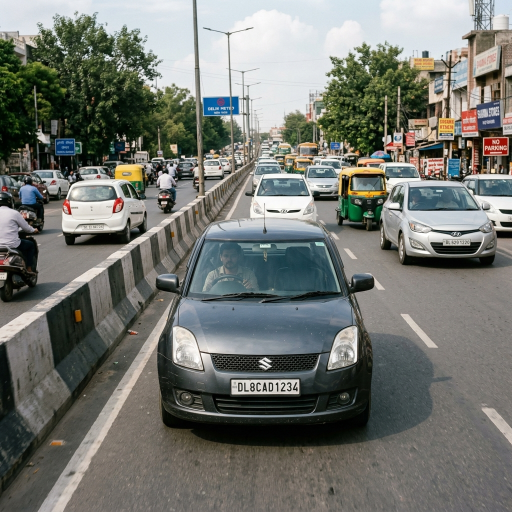
#> input picture data/sample_images/wrong_side_sample.png, 1024 x 1024 px, found by its file name (shown at 1/2 size)
$ python test_seatbelt_heuristics.py
#> lines starting #> are read from the running program, lines starting #| are printed output that depends on the picture
import sys
from pathlib import Path
sys.path.insert(0, str(Path(__file__).parent.parent))

import cv2
import numpy as np
import math

image_path = 'data/sample_images/wrong_side_sample.png'
image = cv2.imread(image_path)
#> image is the input picture: shape (1024, 1024, 3); mean B, G, R 111.7, 117.4, 114.9

# Driver and Passenger bboxes from detector output
driver_bbox = (404, 483, 520, 584)
passenger_bbox = (547, 491, 660, 582)

def test_heuristic(bbox, label, x_crop_ratio=1.0):
    x1, y1, x2, y2 = bbox
    person_h = y2 - y1
    person_w = x2 - x1

    # Crop horizontally if ratio < 1.0
    if x_crop_ratio < 1.0:
        center_x = (x1 + x2) // 2
        new_w = int(person_w * x_crop_ratio)
        x1_crop = max(x1, center_x - new_w // 2)
        x2_crop = min(x2, center_x + new_w // 2)
    else:
        x1_crop, x2_crop = x1, x2

    y1_torso = y1 + int(person_h * 0.30)
    y2_torso = y1 + int(person_h * 0.85)

    crop = image[y1_torso:y2_torso, x1_crop:x2_crop]
    gray = cv2.cvtColor(crop, cv2.COLOR_BGR2GRAY)
    gray_eq = cv2.equalizeHist(gray)
    blurred = cv2.GaussianBlur(gray_eq, (3, 3), 0) # try 3x3 instead of 5x5
    edges = cv2.Canny(blurred, 30, 100) # lower Canny thresholds

    min_line_len = max(10, int(crop.shape[0] * 0.25)) # lower min line length
    lines = cv2.HoughLinesP(edges, 1, np.pi/180, threshold=20, minLineLength=min_line_len, maxLineGap=15)

    print(f"\n{label} (X-crop: {x_crop_ratio}):")
    print(f"  Crop shape: {crop.shape}")
    print(f"  Min line length: {min_line_len}")

    has_seatbelt = False
    if lines is not None:
        print(f"  Found {len(lines)} lines:")
        matching_lines = []
        for line in lines:
            lx1, ly1, lx2, ly2 = line[0]
            angle = math.degrees(math.atan2(ly2 - ly1, lx2 - lx1))
            # Also accept negative angles
            if 20 < abs(angle) < 70:
                has_seatbelt = True
                matching_lines.append((line[0], angle))
        print(f"    Matching lines: {len(matching_lines)}")
        for l, a in matching_lines[:5]:
            print(f"      Line: {l}, Angle: {a:.1f}")
    else:
        print("  No lines found")
    return has_seatbelt

print("--- Testing Heuristics ---")
for r in [1.0, 0.8, 0.6, 0.5]:
    test_heuristic(driver_bbox, "Driver", r)
    test_heuristic(passenger_bbox, "Passenger", r)
#> this loop made 4 passes
#|   Found 35 lines:
#|   Found 42 lines:
#|   Found 30 lines:
#|   Found 34 lines:
#|   Found 26 lines:
#|   Found 23 lines:
#|   Found 19 lines:
#|   Found 20 lines:
#> pass 1, in test_heuristic, `crop = image[y1_torso:y2_torso, x1_crop:x2_crop]`:
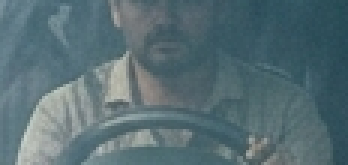
#> crop: shape (55, 116, 3) (shown 3 times larger); mean B, G, R 116.2, 109.9, 87.3
#> pass 1, in test_heuristic, `gray = cv2.cvtColor(crop, cv2.COLOR_BGR2GRAY)`:
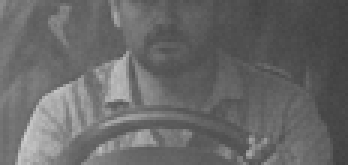
#> gray: shape (55, 116) (shown 3 times larger); min 60, max 206, mean 103.9
#> pass 1, in test_heuristic, `gray_eq = cv2.equalizeHist(gray)`:
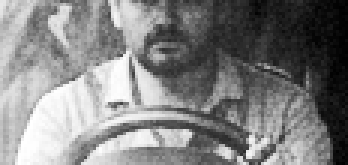
#> gray_eq: shape (55, 116) (shown 3 times larger); min 0, max 255, mean 129.2
#> pass 1, in test_heuristic, `blurred = cv2.GaussianBlur(gray_eq, (3, 3), 0)`:
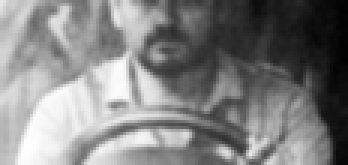
#> blurred: shape (55, 116) (shown 3 times larger); min 2, max 254, mean 129.2

$ run again, with data/sample_images/1. helmet.png copied over data/sample_images/wrong_side_sample.png
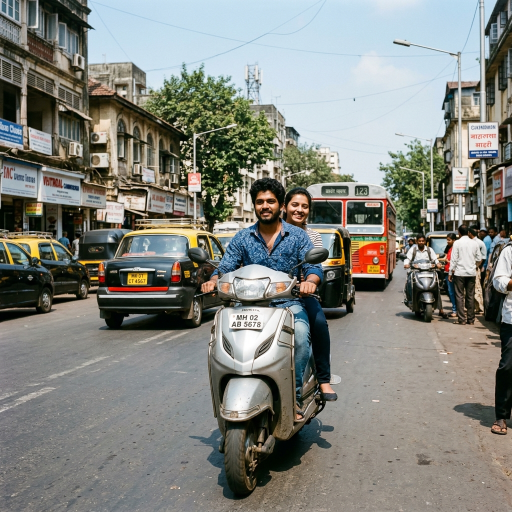
#> input picture data/sample_images/1. helmet.png, 1024 x 1024 px, found by its file name (shown at 1/2 size)
#> image is the input picture: shape (1024, 1024, 3); mean B, G, R 126.1, 132.2, 130.5
#> the loop `for r in [1.0, 0.8, 0.6, 0.5]:` made 4 passes
#|   Found 36 lines:
#|   Found 37 lines:
#|   Found 32 lines:
#|   Found 28 lines:
#|   Found 29 lines:
#|   Found 25 lines:
#> (further printed lines are left out)
#> pass 1, in test_heuristic, `crop = image[y1_torso:y2_torso, x1_crop:x2_crop]`:
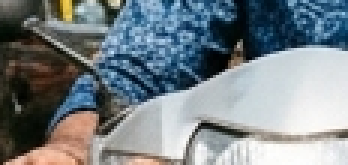
#> crop: shape (55, 116, 3) (shown 3 times larger); mean B, G, R 134.5, 129.6, 120.3
#> pass 1, in test_heuristic, `blurred = cv2.GaussianBlur(gray_eq, (3, 3), 0)`:
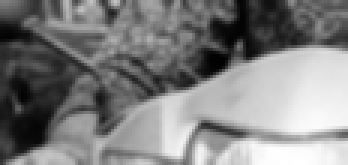
#> blurred: shape (55, 116) (shown 3 times larger); min 1, max 255, mean 128.1

$ run again, with data/sample_images/4. Triple Riding.png copied over data/sample_images/wrong_side_sample.png
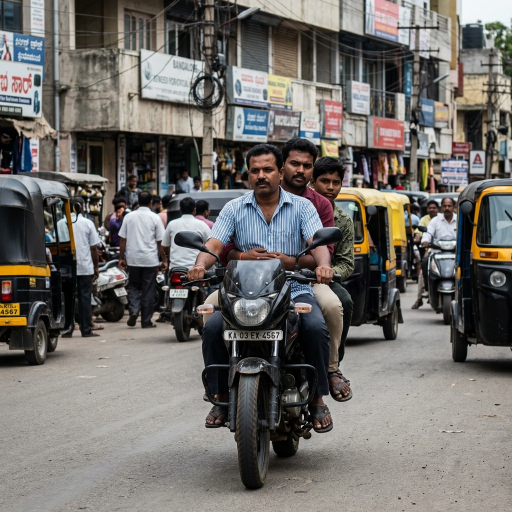
#> input picture data/sample_images/4. Triple Riding.png, 1024 x 1024 px, found by its file name (shown at 1/2 size)
#> image is the input picture: shape (1024, 1024, 3); mean B, G, R 105.8, 109.4, 112.9
#> the loop `for r in [1.0, 0.8, 0.6, 0.5]:` made 4 passes
#|   Found 38 lines:
#|   Found 35 lines:
#|   Found 22 lines:
#|   Found 26 lines:
#|   Found 19 lines:
#|   Found 16 lines:
#> (further printed lines are left out)
#> pass 1, in test_heuristic, `gray = cv2.cvtColor(crop, cv2.COLOR_BGR2GRAY)`:
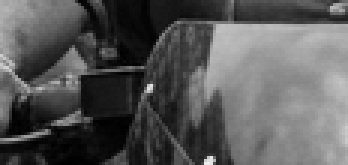
#> gray: shape (55, 116) (shown 3 times larger); min 0, max 237, mean 87.6
#> pass 1, in test_heuristic, `blurred = cv2.GaussianBlur(gray_eq, (3, 3), 0)`:
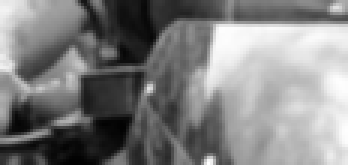
#> blurred: shape (55, 116) (shown 3 times larger); min 2, max 255, mean 128.2
